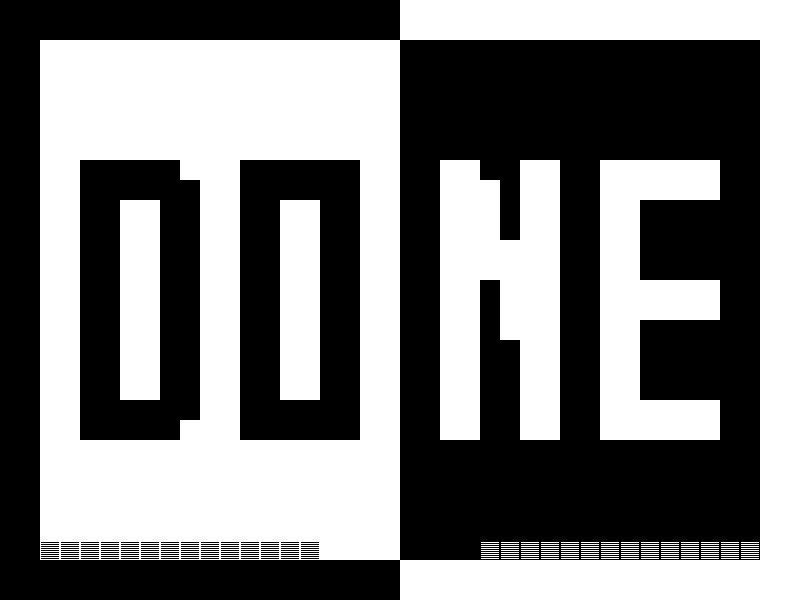

Below is a game level as drawn by its tile map, then a one-line description and the .tmx that defines it (tile-layer data replaced by summaries):
An orthogonal 40x30 tile map with 20x20 px tiles, 2 tile layers (a, b), 1 hidden layer not drawn, 4 tilesets.

<map version="1.0" orientation="orthogonal" width="40" height="30" tilewidth="20" tileheight="20">
 <tileset firstgid="1" source="mirrorsTiles.tsx" />
 <tileset firstgid="4" source="mirrorExit.tsx" />
 <tileset firstgid="7" source="mirrorsSpawn.tsx" />
 <tileset firstgid="10" source="mirrorsAlt.tsx" />
 <layer name="a" width="40" height="30">
  <data>[1200 cells, 1200 non-empty, 4 distinct tile ids]</data>
 </layer>
 <layer name="b" width="40" height="30">
  <data>[1200 cells, 1200 non-empty, 4 distinct tile ids]</data>
 </layer>
 <layer name="c" width="40" height="30" visible="0">
  <data>[1200 cells, 1200 non-empty, 2 distinct tile ids]</data>
 </layer>
</map>
